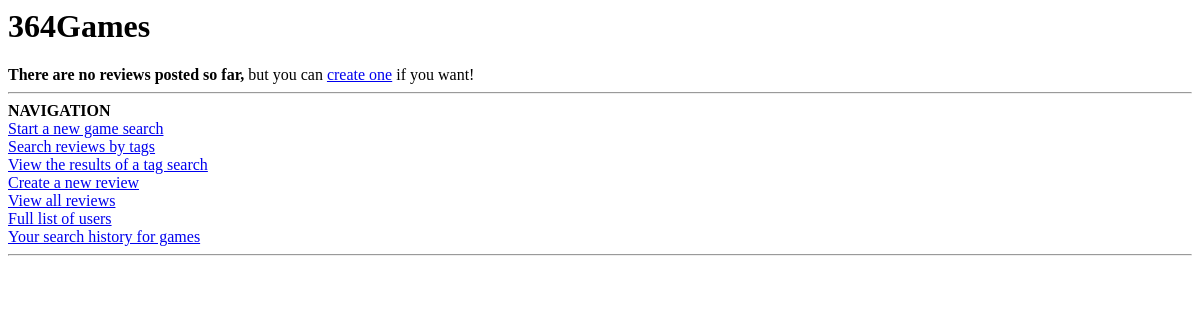
Page /reviews on the earlier database version.
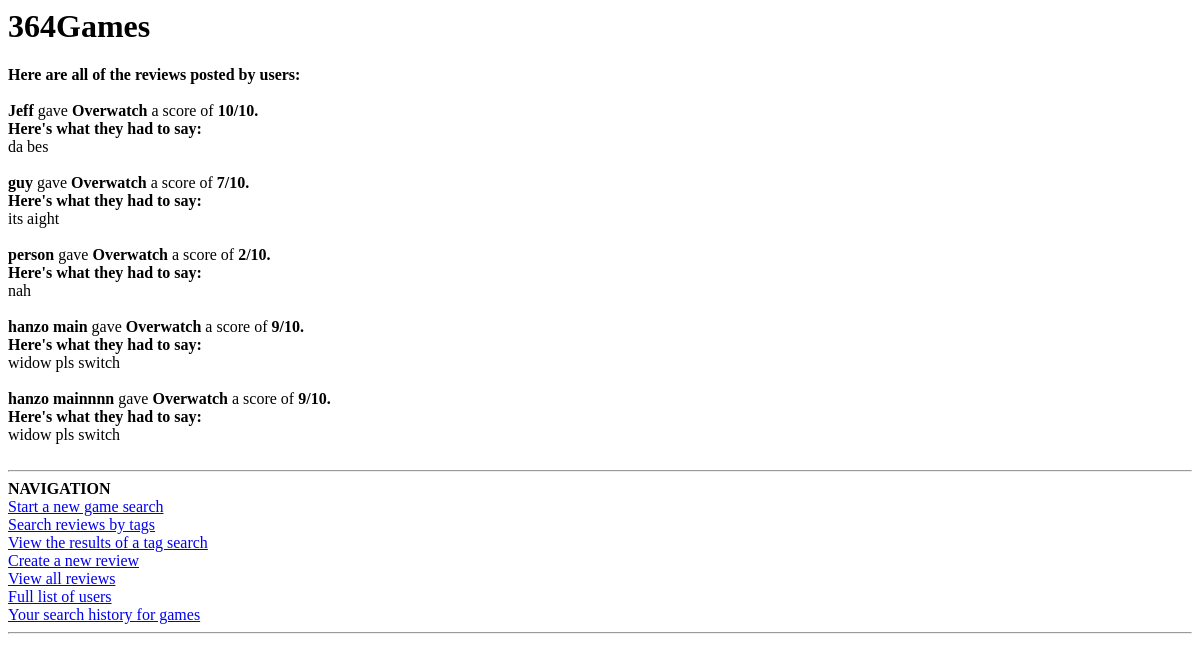
Same page on the later database version.
### SI364midterm.py (models this page shows, shortened)
class Username(db.Model):
    __tablename__ = "users"
    id = db.Column(db.Integer,primary_key=True)
    name = db.Column(db.String(64))
    userel = db.relationship('Review', backref='users')

class Game(db.Model):
    __tablename__ = "games"
    id = db.Column(db.Integer,primary_key=True)
    name = db.Column(db.String(128))
    tagline = db.Column(db.String(128))
    rating = db.Column(db.String(64))
    platforms = db.Column(db.String(256))
    gamerel = db.relationship('Review', backref='games')

class Review(db.Model):
    __tablename__ = "reviews"
    id = db.Column(db.Integer,primary_key=True)
    game = db.Column(db.Integer, db.ForeignKey('games.id'), nullable=False)
    reviewer = db.Column(db.Integer, db.ForeignKey('users.id'), nullable=False)
    rating = db.Column(db.Integer)
    description = db.Column(db.String(512))
    tagrel = db.relationship('Tag', backref='reviews')

### SI364midterm.py (the view)
@app.route('/reviews')
def all_reviews():
    revs = []
    for rev in Review.query.all():
        rev_game = Game.query.filter_by(id=rev.game).first().name
        rev_name = Username.query.filter_by(id=rev.reviewer).first().name
        revs.append((rev_name, rev_game, rev.rating, rev.description))
    return render_template('all_reviews.html',reviews=revs)

### templates/all_reviews.html
{% extends 'base.html' %}
{% block content1 %}
	{% if reviews %}
		<b>Here are all of the reviews posted by users:</b><br><br>
		{% for r in reviews %}
			<b>{{ r[0] }}</b> gave <b>{{ r[1] }}</b> a score of <b>{{ r[2] }}/10.</b><br><b>Here's what they had to say:</b><br>{{ r[3] }}<br><br>
		{% endfor %}
	{% else %}
		<b>There are no reviews posted so far,</b> but you can <a href='/new'>create one</a> if you want!
	{% endif %}
{% endblock %}

Differences in the rows shown:
added Username: name "Jeff"
now on this page (row edited): Game: name "Overwatch" "Overwatch" "Overwatch" "Overwatch" "Overwatch"
added Review: description "da bes"
added Username: name "guy"
added Review: description "its aight"
added Username: name "person"
added Review: description "nah"
added Username: name "hanzo main"
added Review: description "widow pls switch"
added Username: name "hanzo mainnnn"
added Review: description "widow pls switch"
Other differences:
text no longer shown: "There are no reviews posted so far, but you can create one if you want!"
text now shown: "Here are all of the reviews posted by users:"
new list line: "gave a score of 10 /10. Here's what they had to say:"
new list line: "gave a score of 7 /10. Here's what they had to say:"
new list line: "gave a score of 2 /10. Here's what they had to say:"
new list line: "gave a score of 9 /10. Here's what they had to say:"
